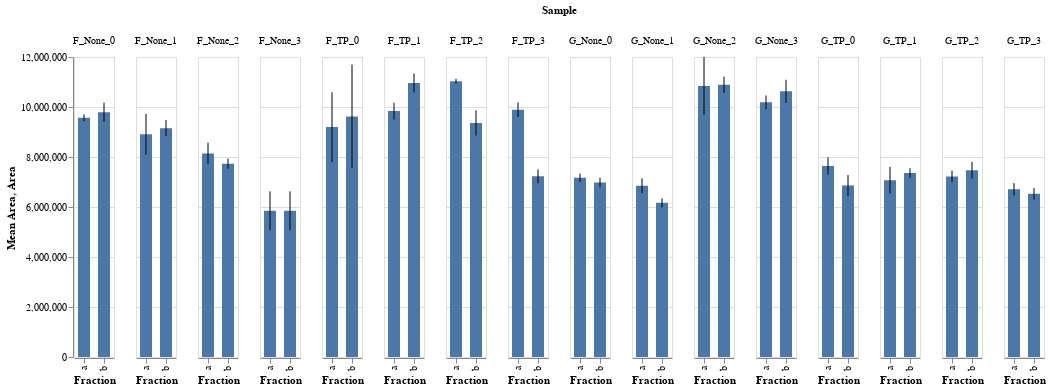

Notebook code for this chart:
### Code cell
# compare His in all samples to look for aberrations

data = pd.concat([fdf[fdf.Identity=="Histidine"], gdf[gdf.Identity=="Histidine"]])

bars = alt.Chart().mark_bar(size=12).encode(
    x="Fraction:O",
    y=alt.Y("mean(Area):Q", title="Mean Area")
)

error_bars = alt.Chart().mark_errorbar(extent="stdev").encode(
    x="Fraction:O",
    y="Area:Q",
)

alt.layer(bars, error_bars, data=data).facet(
    column="Sample:O"
)

### Figure 1 — Vega-Lite specification as saved in the notebook (floating-point values rounded to 4 significant figures)
{"config": {"view": {"continuousWidth": 400, "continuousHeight": 300}}, "data": {"name": "data-3c3db7928a7007b820f648f8772536e4"}, "facet": {"column": {"type": "ordinal", "field": "Sample"}}, "spec": {"layer": [{"mark": {"type": "bar", "size": 12}, "encoding": {"x": {"type": "ordinal", "field": "Fraction"}, "y": {"type": "quantitative", "aggregate": "mean", "field": "Area", "title": "Mean Area"}}}, {"mark": {"type": "errorbar", "extent": "stdev"}, "encoding": {"x": {"type": "ordinal", "field": "Fraction"}, "y": {"type": "quantitative", "field": "Area"}}}]}, "$schema": "https://vega.github.io/schema/vega-lite/v4.0.2.json", "datasets": {"data-3c3db7928a7007b820f648f8772536e4": [{"Sample": "F_None_0", "Fraction": "a", "Run": "run1", "Identity": "Histidine", "Area": 9551000.0, "Apex RT": 1.02, "Area Ratio": 1.0, "Concentration": 1e-05, "Corrected Concentration": 1e-05}, {"Sample": "F_None_0", "Fraction": "a", "Run": "run2", "Identity": "Histidine", "Area": 9445000.0, "Apex RT": 1.0, "Area Ratio": 1.0, "Concentration": 1e-05, "Corrected Concentration": 1e-05}, {"Sample": "F_None_0", "Fraction": "a", "Run": "run3", "Identity": "Histidine", "Area": 9715000.0, "Apex RT": 1.01, "Area Ratio": 1.0, "Concentration": 1e-05, "Corrected Concentration": 1e-05}, {"Sample": "F_None_0", "Fraction": "b", "Run": "run1", "Identity": "Histidine", "Area": 9889000.0, "Apex RT": 1.01, "Area Ratio": 1.0, "Concentration": 1e-05, "Corrected Concentration": 1e-05}, {"Sample": "F_None_0", "Fraction": "b", "Run": "run2", "Identity": "Histidine", "Area": 9375000.0, "Apex RT": 1.0, "Area Ratio": 1.0, "Concentration": 1e-05, "Corrected Concentration": 1e-05}, {"Sample": "F_None_0", "Fraction": "b", "Run": "run3", "Identity": "Histidine", "Area": 10120000.0, "Apex RT": 1.0, "Area Ratio": 1.0, "Concentration": 1e-05, "Corrected Concentration": 1e-05}, {"Sample": "F_None_1", "Fraction": "a", "Run": "run1", "Identity": "Histidine", "Area": 8067000.0, "Apex RT": 0.97, "Area Ratio": 1.0, "Concentration": 1e-05, "Corrected Concentration": 1e-05}, {"Sample": "F_None_1", "Fraction": "a", "Run": "run2", "Identity": "Histidine", "Area": 8953000.0, "Apex RT": 0.99, "Area Ratio": 1.0, "Concentration": 1e-05, "Corrected Concentration": 1e-05}, {"Sample": "F_None_1", "Fraction": "a", "Run": "run3", "Identity": "Histidine", "Area": 9700000.0, "Apex RT": 0.99, "Area Ratio": 1.0, "Concentration": 1e-05, "Corrected Concentration": 1e-05}, {"Sample": "F_None_1", "Fraction": "b", "Run": "run1", "Identity": "Histidine", "Area": 8924000.0, "Apex RT": 0.99, "Area Ratio": 1.0, "Concentration": 1e-05, "Corrected Concentration": 1e-05}, {"Sample": "F_None_1", "Fraction": "b", "Run": "run2", "Identity": "Histidine", "Area": 9016000.0, "Apex RT": 0.98, "Area Ratio": 1.0, "Concentration": 1e-05, "Corrected Concentration": 1e-05}, {"Sample": "F_None_1", "Fraction": "b", "Run": "run3", "Identity": "Histidine", "Area": 9524000.0, "Apex RT": 0.98, "Area Ratio": 1.0, "Concentration": 1e-05, "Corrected Concentration": 1e-05}, {"Sample": "F_None_2", "Fraction": "a", "Run": "run1", "Identity": "Histidine", "Area": 8627000.0, "Apex RT": 0.99, "Area Ratio": 1.0, "Concentration": 1e-05, "Corrected Concentration": 1e-05}, {"Sample": "F_None_2", "Fraction": "a", "Run": "run2", "Identity": "Histidine", "Area": 7786000.0, "Apex RT": 0.97, "Area Ratio": 1.0, "Concentration": 1e-05, "Corrected Concentration": 1e-05}, {"Sample": "F_None_2", "Fraction": "a", "Run": "run3", "Identity": "Histidine", "Area": 8008000.0, "Apex RT": 0.97, "Area Ratio": 1.0, "Concentration": 1e-05, "Corrected Concentration": 1e-05}, {"Sample": "F_None_2", "Fraction": "b", "Run": "run1", "Identity": "Histidine", "Area": 7891000.0, "Apex RT": 0.98, "Area Ratio": 1.0, "Concentration": 1e-05, "Corrected Concentration": 1e-05}, {"Sample": "F_None_2", "Fraction": "b", "Run": "run2", "Identity": "Histidine", "Area": 7501000.0, "Apex RT": 0.96, "Area Ratio": 1.0, "Concentration": 1e-05, "Corrected Concentration": 1e-05}, {"Sample": "F_None_2", "Fraction": "b", "Run": "run3", "Identity": "Histidine", "Area": 7798000.0, "Apex RT": 0.97, "Area Ratio": 1.0, "Concentration": 1e-05, "Corrected Concentration": 1e-05}, {"Sample": "F_None_3", "Fraction": "a", "Run": "run1", "Identity": "Histidine", "Area": 5135000.0, "Apex RT": 0.91, "Area Ratio": 1.0, "Concentration": 1e-05, "Corrected Concentration": 1e-05}, {"Sample": "F_None_3", "Fraction": "a", "Run": "run2", "Identity": "Histidine", "Area": 5736000.0, "Apex RT": 0.93, "Area Ratio": 1.0, "Concentration": 1e-05, "Corrected Concentration": 1e-05}, {"Sample": "F_None_3", "Fraction": "a", "Run": "run3", "Identity": "Histidine", "Area": 6677000.0, "Apex RT": 0.94, "Area Ratio": 1.0, "Concentration": 1e-05, "Corrected Concentration": 1e-05}, {"Sample": "F_None_3", "Fraction": "b", "Run": "run1", "Identity": "Histidine", "Area": 5135000.0, "Apex RT": 0.91, "Area Ratio": 1.0, "Concentration": 1e-05, "Corrected Concentration": 1e-05}, {"Sample": "F_None_3", "Fraction": "b", "Run": "run2", "Identity": "Histidine", "Area": 5736000.0, "Apex RT": 0.93, "Area Ratio": 1.0, "Concentration": 1e-05, "Corrected Concentration": 1e-05}, {"Sample": "F_None_3", "Fraction": "b", "Run": "run3", "Identity": "Histidine", "Area": 6677000.0, "Apex RT": 0.94, "Area Ratio": 1.0, "Concentration": 1e-05, "Corrected Concentration": 1e-05}, {"Sample": "F_TP_0", "Fraction": "a", "Run": "run1", "Identity": "Histidine", "Area": 7667000.0, "Apex RT": 0.97, "Area Ratio": 1.0, "Concentration": 1e-05, "Corrected Concentration": 1e-05}, {"Sample": "F_TP_0", "Fraction": "a", "Run": "run2", "Identity": "Histidine", "Area": 9520000.0, "Apex RT": 0.99, "Area Ratio": 1.0, "Concentration": 1e-05, "Corrected Concentration": 1e-05}, {"Sample": "F_TP_0", "Fraction": "a", "Run": "run3", "Identity": "Histidine", "Area": 10400000.0, "Apex RT": 0.99, "Area Ratio": 1.0, "Concentration": 1e-05, "Corrected Concentration": 1e-05}, {"Sample": "F_TP_0", "Fraction": "b", "Run": "run1", "Identity": "Histidine", "Area": 7234000.0, "Apex RT": 0.97, "Area Ratio": 1.0, "Concentration": 1e-05, "Corrected Concentration": 1e-05}, {"Sample": "F_TP_0", "Fraction": "b", "Run": "run2", "Identity": "Histidine", "Area": 10680000.0, "Apex RT": 1.0, "Area Ratio": 1.0, "Concentration": 1e-05, "Corrected Concentration": 1e-05}, {"Sample": "F_TP_0", "Fraction": "b", "Run": "run3", "Identity": "Histidine", "Area": 10960000.0, "Apex RT": 0.99, "Area Ratio": 1.0, "Concentration": 1e-05, "Corrected Concentration": 1e-05}, {"Sample": "F_TP_1", "Fraction": "a", "Run": "run1", "Identity": "Histidine", "Area": 9451000.0, "Apex RT": 1.0, "Area Ratio": 1.0, "Concentration": 1e-05, "Corrected Concentration": 1e-05}, {"Sample": "F_TP_1", "Fraction": "a", "Run": "run2", "Identity": "Histidine", "Area": 10020000.0, "Apex RT": 0.99, "Area Ratio": 1.0, "Concentration": 1e-05, "Corrected Concentration": 1e-05}, {"Sample": "F_TP_1", "Fraction": "a", "Run": "run3", "Identity": "Histidine", "Area": 10030000.0, "Apex RT": 0.98, "Area Ratio": 1.0, "Concentration": 1e-05, "Corrected Concentration": 1e-05}, {"Sample": "F_TP_1", "Fraction": "b", "Run": "run1", "Identity": "Histidine", "Area": 11320000.0, "Apex RT": 1.02, "Area Ratio": 1.0, "Concentration": 1e-05, "Corrected Concentration": 1e-05}, {"Sample": "F_TP_1", "Fraction": "b", "Run": "run2", "Identity": "Histidine", "Area": 10570000.0, "Apex RT": 1.0, "Area Ratio": 1.0, "Concentration": 1e-05, "Corrected Concentration": 1e-05}, {"Sample": "F_TP_1", "Fraction": "b", "Run": "run3", "Identity": "Histidine", "Area": 10990000.0, "Apex RT": 1.0, "Area Ratio": 1.0, "Concentration": 1e-05, "Corrected Concentration": 1e-05}, {"Sample": "F_TP_2", "Fraction": "a", "Run": "run1", "Identity": "Histidine", "Area": 11140000.0, "Apex RT": 1.02, "Area Ratio": 1.0, "Concentration": 1e-05, "Corrected Concentration": 1e-05}, {"Sample": "F_TP_2", "Fraction": "a", "Run": "run2", "Identity": "Histidine", "Area": 10960000.0, "Apex RT": 1.0, "Area Ratio": 1.0, "Concentration": 1e-05, "Corrected Concentration": 1e-05}, {"Sample": "F_TP_2", "Fraction": "a", "Run": "run3", "Identity": "Histidine", "Area": 11000000.0, "Apex RT": 1.0, "Area Ratio": 1.0, "Concentration": 1e-05, "Corrected Concentration": 1e-05}, {"Sample": "F_TP_2", "Fraction": "b", "Run": "run1", "Identity": "Histidine", "Area": 8785000.0, "Apex RT": 1.01, "Area Ratio": 1.0, "Concentration": 1e-05, "Corrected Concentration": 1e-05}, {"Sample": "F_TP_2", "Fraction": "b", "Run": "run2", "Identity": "Histidine", "Area": 9568000.0, "Apex RT": 1.0, "Area Ratio": 1.0, "Concentration": 1e-05, "Corrected Concentration": 1e-05}, {"Sample": "F_TP_2", "Fraction": "b", "Run": "run3", "Identity": "Histidine", "Area": 9727000.0, "Apex RT": 0.99, "Area Ratio": 1.0, "Concentration": 1e-05, "Corrected Concentration": 1e-05}, {"Sample": "F_TP_3", "Fraction": "a", "Run": "run1", "Identity": "Histidine", "Area": 10210000.0, "Apex RT": 1.0, "Area Ratio": 1.0, "Concentration": 1e-05, "Corrected Concentration": 1e-05}, {"Sample": "F_TP_3", "Fraction": "a", "Run": "run2", "Identity": "Histidine", "Area": 9632000.0, "Apex RT": 0.98, "Area Ratio": 1.0, "Concentration": 1e-05, "Corrected Concentration": 1e-05}, {"Sample": "F_TP_3", "Fraction": "a", "Run": "run3", "Identity": "Histidine", "Area": 9840000.0, "Apex RT": 0.98, "Area Ratio": 1.0, "Concentration": 1e-05, "Corrected Concentration": 1e-05}, {"Sample": "F_TP_3", "Fraction": "b", "Run": "run1", "Identity": "Histidine", "Area": 7545000.0, "Apex RT": 0.96, "Area Ratio": 1.0, "Concentration": 1e-05, "Corrected Concentration": 1e-05}, {"Sample": "F_TP_3", "Fraction": "b", "Run": "run2", "Identity": "Histidine", "Area": 7028000.0, "Apex RT": 0.94, "Area Ratio": 1.0, "Concentration": 1e-05, "Corrected Concentration": 1e-05}, {"Sample": "F_TP_3", "Fraction": "b", "Run": "run3", "Identity": "Histidine", "Area": 7106000.0, "Apex RT": 0.94, "Area Ratio": 1.0, "Concentration": 1e-05, "Corrected Concentration": 1e-05}, {"Sample": "G_None_0", "Fraction": "a", "Run": "run1", "Identity": "Histidine", "Area": 7348000.0, "Apex RT": 1.0, "Area Ratio": 1.0, "Concentration": 1e-05, "Corrected Concentration": 1e-05}, {"Sample": "G_None_0", "Fraction": "a", "Run": "run2", "Identity": "Histidine", "Area": 7140000.0, "Apex RT": 0.98, "Area Ratio": 1.0, "Concentration": 1e-05, "Corrected Concentration": 1e-05}, {"Sample": "G_None_0", "Fraction": "a", "Run": "run3", "Identity": "Histidine", "Area": 7012000.0, "Apex RT": 0.98, "Area Ratio": 1.0, "Concentration": 1e-05, "Corrected Concentration": 1e-05}, {"Sample": "G_None_0", "Fraction": "b", "Run": "run1", "Identity": "Histidine", "Area": 6763000.0, "Apex RT": 0.98, "Area Ratio": 1.0, "Concentration": 1e-05, "Corrected Concentration": 1e-05}, {"Sample": "G_None_0", "Fraction": "b", "Run": "run2", "Identity": "Histidine", "Area": 7080000.0, "Apex RT": 0.97, "Area Ratio": 1.0, "Concentration": 1e-05, "Corrected Concentration": 1e-05}, {"Sample": "G_None_0", "Fraction": "b", "Run": "run3", "Identity": "Histidine", "Area": 7109000.0, "Apex RT": 0.98, "Area Ratio": 1.0, "Concentration": 1e-05, "Corrected Concentration": 1e-05}, {"Sample": "G_None_1", "Fraction": "a", "Run": "run1", "Identity": "Histidine", "Area": 7092000.0, "Apex RT": 0.97, "Area Ratio": 1.0, "Concentration": 1e-05, "Corrected Concentration": 1e-05}, {"Sample": "G_None_1", "Fraction": "a", "Run": "run2", "Identity": "Histidine", "Area": 6515000.0, "Apex RT": 0.96, "Area Ratio": 1.0, "Concentration": 1e-05, "Corrected Concentration": 1e-05}, {"Sample": "G_None_1", "Fraction": "a", "Run": "run3", "Identity": "Histidine", "Area": 6940000.0, "Apex RT": 0.96, "Area Ratio": 1.0, "Concentration": 1e-05, "Corrected Concentration": 1e-05}, {"Sample": "G_None_1", "Fraction": "b", "Run": "run1", "Identity": "Histidine", "Area": 6152000.0, "Apex RT": 0.95, "Area Ratio": 1.0, "Concentration": 1e-05, "Corrected Concentration": 1e-05}, {"Sample": "G_None_1", "Fraction": "b", "Run": "run2", "Identity": "Histidine", "Area": 6352000.0, "Apex RT": 0.95, "Area Ratio": 1.0, "Concentration": 1e-05, "Corrected Concentration": 1e-05}, {"Sample": "G_None_1", "Fraction": "b", "Run": "run3", "Identity": "Histidine", "Area": 5992000.0, "Apex RT": 0.95, "Area Ratio": 1.0, "Concentration": 1e-05, "Corrected Concentration": 1e-05}, {"Sample": "G_None_2", "Fraction": "a", "Run": "run1", "Identity": "Histidine", "Area": 9702000.0, "Apex RT": 0.93, "Area Ratio": 1.0, "Concentration": 1e-05, "Corrected Concentration": 1e-05}, {"Sample": "G_None_2", "Fraction": "a", "Run": "run2", "Identity": "Histidine", "Area": 10810000.0, "Apex RT": 0.95, "Area Ratio": 1.0, "Concentration": 1e-05, "Corrected Concentration": 1e-05}, {"Sample": "G_None_2", "Fraction": "a", "Run": "run3", "Identity": "Histidine", "Area": 12010000.0, "Apex RT": 0.96, "Area Ratio": 1.0, "Concentration": 1e-05, "Corrected Concentration": 1e-05}, {"Sample": "G_None_2", "Fraction": "b", "Run": "run1", "Identity": "Histidine", "Area": 10680000.0, "Apex RT": 0.94, "Area Ratio": 1.0, "Concentration": 1e-05, "Corrected Concentration": 1e-05}, {"Sample": "G_None_2", "Fraction": "b", "Run": "run2", "Identity": "Histidine", "Area": 10720000.0, "Apex RT": 0.94, "Area Ratio": 1.0, "Concentration": 1e-05, "Corrected Concentration": 1e-05}, {"Sample": "G_None_2", "Fraction": "b", "Run": "run3", "Identity": "Histidine", "Area": 11260000.0, "Apex RT": 0.94, "Area Ratio": 1.0, "Concentration": 1e-05, "Corrected Concentration": 1e-05}, {"Sample": "G_None_3", "Fraction": "a", "Run": "run1", "Identity": "Histidine", "Area": 10420000.0, "Apex RT": 0.95, "Area Ratio": 1.0, "Concentration": 1e-05, "Corrected Concentration": 1e-05}, {"Sample": "G_None_3", "Fraction": "a", "Run": "run2", "Identity": "Histidine", "Area": 9884000.0, "Apex RT": 0.94, "Area Ratio": 1.0, "Concentration": 1e-05, "Corrected Concentration": 1e-05}, {"Sample": "G_None_3", "Fraction": "a", "Run": "run3", "Identity": "Histidine", "Area": 10260000.0, "Apex RT": 0.94, "Area Ratio": 1.0, "Concentration": 1e-05, "Corrected Concentration": 1e-05}, {"Sample": "G_None_3", "Fraction": "b", "Run": "run1", "Identity": "Histidine", "Area": 11150000.0, "Apex RT": 0.96, "Area Ratio": 1.0, "Concentration": 1e-05, "Corrected Concentration": 1e-05}, {"Sample": "G_None_3", "Fraction": "b", "Run": "run2", "Identity": "Histidine", "Area": 10250000.0, "Apex RT": 0.94, "Area Ratio": 1.0, "Concentration": 1e-05, "Corrected Concentration": 1e-05}, {"Sample": "G_None_3", "Fraction": "b", "Run": "run3", "Identity": "Histidine", "Area": 10480000.0, "Apex RT": 0.94, "Area Ratio": 1.0, "Concentration": 1e-05, "Corrected Concentration": 1e-05}, {"Sample": "G_TP_0", "Fraction": "a", "Run": "run1", "Identity": "Histidine", "Area": 7355000.0, "Apex RT": 0.98, "Area Ratio": 1.0, "Concentration": 1e-05, "Corrected Concentration": 1e-05}, {"Sample": "G_TP_0", "Fraction": "a", "Run": "run2", "Identity": "Histidine", "Area": 7542000.0, "Apex RT": 0.98, "Area Ratio": 1.0, "Concentration": 1e-05, "Corrected Concentration": 1e-05}, {"Sample": "G_TP_0", "Fraction": "a", "Run": "run3", "Identity": "Histidine", "Area": 8025000.0, "Apex RT": 0.98, "Area Ratio": 1.0, "Concentration": 1e-05, "Corrected Concentration": 1e-05}, {"Sample": "G_TP_0", "Fraction": "b", "Run": "run1", "Identity": "Histidine", "Area": 6690000.0, "Apex RT": 0.97, "Area Ratio": 1.0, "Concentration": 1e-05, "Corrected Concentration": 1e-05}, {"Sample": "G_TP_0", "Fraction": "b", "Run": "run2", "Identity": "Histidine", "Area": 6544000.0, "Apex RT": 0.96, "Area Ratio": 1.0, "Concentration": 1e-05, "Corrected Concentration": 1e-05}, {"Sample": "G_TP_0", "Fraction": "b", "Run": "run3", "Identity": "Histidine", "Area": 7337000.0, "Apex RT": 0.98, "Area Ratio": 1.0, "Concentration": 1e-05, "Corrected Concentration": 1e-05}, {"Sample": "G_TP_1", "Fraction": "a", "Run": "run1", "Identity": "Histidine", "Area": 6745000.0, "Apex RT": 0.97, "Area Ratio": 1.0, "Concentration": 1e-05, "Corrected Concentration": 1e-05}, {"Sample": "G_TP_1", "Fraction": "a", "Run": "run2", "Identity": "Histidine", "Area": 6731000.0, "Apex RT": 0.97, "Area Ratio": 1.0, "Concentration": 1e-05, "Corrected Concentration": 1e-05}, {"Sample": "G_TP_1", "Fraction": "a", "Run": "run3", "Identity": "Histidine", "Area": 7460000.0, "Apex RT": 0.96, "Area Ratio": 1.0, "Concentration": 1e-05, "Corrected Concentration": 1e-05}, {"Sample": "G_TP_1", "Fraction": "a", "Run": "run4", "Identity": "Histidine", "Area": 7807000.0, "Apex RT": 0.97, "Area Ratio": 1.0, "Concentration": 1e-05, "Corrected Concentration": 1e-05}, {"Sample": "G_TP_1", "Fraction": "a", "Run": "run5", "Identity": "Histidine", "Area": 6615000.0, "Apex RT": 0.99, "Area Ratio": 1.0, "Concentration": 1e-05, "Corrected Concentration": 1e-05}, {"Sample": "G_TP_1", "Fraction": "b", "Run": "run1", "Identity": "Histidine", "Area": 7419000.0, "Apex RT": 1.0, "Area Ratio": 1.0, "Concentration": 1e-05, "Corrected Concentration": 1e-05}, {"Sample": "G_TP_1", "Fraction": "b", "Run": "run2", "Identity": "Histidine", "Area": 7141000.0, "Apex RT": 0.99, "Area Ratio": 1.0, "Concentration": 1e-05, "Corrected Concentration": 1e-05}, {"Sample": "G_TP_1", "Fraction": "b", "Run": "run3", "Identity": "Histidine", "Area": 7510000.0, "Apex RT": 0.99, "Area Ratio": 1.0, "Concentration": 1e-05, "Corrected Concentration": 1e-05}, {"Sample": "G_TP_2", "Fraction": "a", "Run": "run1", "Identity": "Histidine", "Area": 7082000.0, "Apex RT": 0.99, "Area Ratio": 1.0, "Concentration": 1e-05, "Corrected Concentration": 1e-05}, {"Sample": "G_TP_2", "Fraction": "a", "Run": "run2", "Identity": "Histidine", "Area": 7091000.0, "Apex RT": 0.97, "Area Ratio": 1.0, "Concentration": 1e-05, "Corrected Concentration": 1e-05}, {"Sample": "G_TP_2", "Fraction": "a", "Run": "run3", "Identity": "Histidine", "Area": 7496000.0, "Apex RT": 0.98, "Area Ratio": 1.0, "Concentration": 1e-05, "Corrected Concentration": 1e-05}, {"Sample": "G_TP_2", "Fraction": "b", "Run": "run1", "Identity": "Histidine", "Area": 7779000.0, "Apex RT": 0.99, "Area Ratio": 1.0, "Concentration": 1e-05, "Corrected Concentration": 1e-05}, {"Sample": "G_TP_2", "Fraction": "b", "Run": "run2", "Identity": "Histidine", "Area": 7119000.0, "Apex RT": 0.96, "Area Ratio": 1.0, "Concentration": 1e-05, "Corrected Concentration": 1e-05}, {"Sample": "G_TP_2", "Fraction": "b", "Run": "run3", "Identity": "Histidine", "Area": 7517000.0, "Apex RT": 0.97, "Area Ratio": 1.0, "Concentration": 1e-05, "Corrected Concentration": 1e-05}, {"Sample": "G_TP_3", "Fraction": "a", "Run": "run1", "Identity": "Histidine", "Area": 6586000.0, "Apex RT": 0.95, "Area Ratio": 1.0, "Concentration": 1e-05, "Corrected Concentration": 1e-05}, {"Sample": "G_TP_3", "Fraction": "a", "Run": "run2", "Identity": "Histidine", "Area": 6547000.0, "Apex RT": 0.95, "Area Ratio": 1.0, "Concentration": 1e-05, "Corrected Concentration": 1e-05}, {"Sample": "G_TP_3", "Fraction": "a", "Run": "run3", "Identity": "Histidine", "Area": 6992000.0, "Apex RT": 0.95, "Area Ratio": 1.0, "Concentration": 1e-05, "Corrected Concentration": 1e-05}, {"Sample": "G_TP_3", "Fraction": "b", "Run": "run1", "Identity": "Histidine", "Area": 6474000.0, "Apex RT": 0.96, "Area Ratio": 1.0, "Concentration": 1e-05, "Corrected Concentration": 1e-05}, {"Sample": "G_TP_3", "Fraction": "b", "Run": "run2", "Identity": "Histidine", "Area": 6323000.0, "Apex RT": 0.95, "Area Ratio": 1.0, "Concentration": 1e-05, "Corrected Concentration": 1e-05}, {"Sample": "G_TP_3", "Fraction": "b", "Run": "run3", "Identity": "Histidine", "Area": 6778000.0, "Apex RT": 0.95, "Area Ratio": 1.0, "Concentration": 1e-05, "Corrected Concentration": 1e-05}]}}
